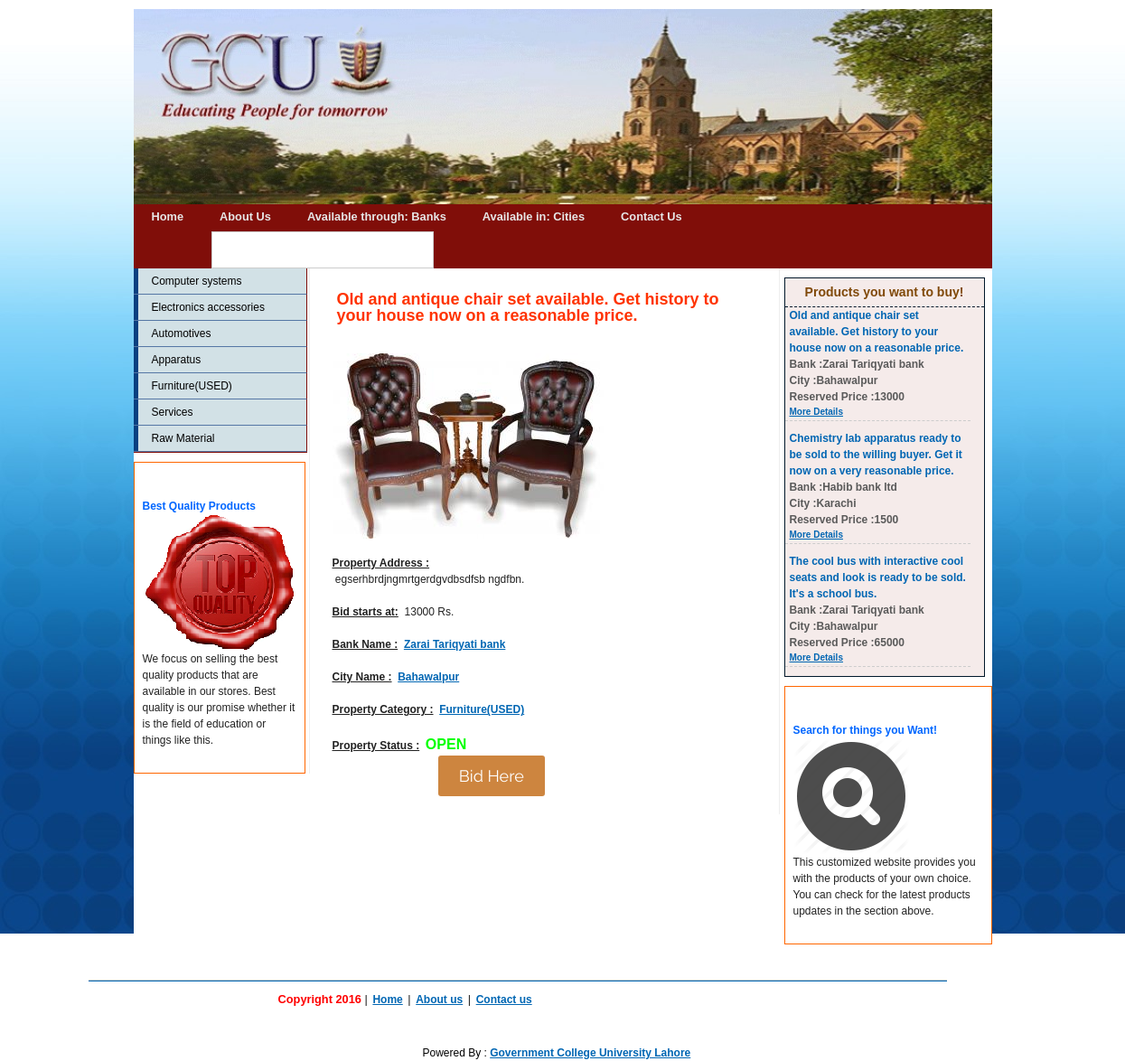
The page /auctions.php?a=27 on the database its author committed.
### tables this page shows
CREATE TABLE `tbl_categories` (
  `id` int(10) NOT NULL,
  `cname` varchar(100) NOT NULL
);

CREATE TABLE `tbl_auctions` (
  `id` int(10) NOT NULL,
  `bid` int(10) NOT NULL,
  `cid` int(10) NOT NULL,
  `cat_id` int(10) NOT NULL,
  `pdetails` tinytext NOT NULL,
  `paddress` tinytext NOT NULL,
  `res_price` int(10) NOT NULL,
  `auction_date` varchar(40) NOT NULL,
  `auc_time` varchar(20) NOT NULL,
  `p_image` varchar(255) NOT NULL,
  `p_image_thumb` varchar(250) NOT NULL,
  `status` varchar(10) NOT NULL,
  `uid` int(10) NOT NULL,
  `bdate` varchar(40) NOT NULL
);

CREATE TABLE `tbl_banks` (
  `id` int(10) NOT NULL,
  `bname` varchar(255) NOT NULL,
  `address` tinytext NOT NULL,
  `pn_no` varchar(100) NOT NULL,
  `city` int(10) NOT NULL
);

CREATE TABLE `tbl_cities` (
  `id` int(10) NOT NULL,
  `city` varchar(100) NOT NULL,
  `state` varchar(100) NOT NULL
);

### library/functions.php (called while the page is built, shortened)
<?php
require_once 'common.php';
function getPropertyCategories($count=10){
	$sql = "SELECT id, cname
	        FROM tbl_categories";
    $result = dbQuery($sql);
    $rows = array();
    while ($row = dbFetchAssoc($result)) {
		extract($row);
		$rows[] = array('id'   => $id,
						'cname' => $cname,
		                'url' => create_final_url('property type',$cname,$id,'c')
					    );
	   }
	return $rows;
}
function auctionPropertiesById($id) {
	$sql = "SELECT a.id, b.bname, b.id as bank_id ,c.id as city_id, c.city, a.pdetails, a.paddress,
			a.p_image, a.res_price, a.status, cat.cname, cat.id as cat_id
			FROM tbl_auctions a, tbl_banks b, tbl_cities c, tbl_categories cat
			WHERE a.cid = c.id AND a.bid = b.id AND a.cat_id = cat.id AND a.id = $id";
	$result = dbQuery($sql);
	$img_path= "";
	$statClass = "";
    $rows = array();
    while ($row = dbFetchAssoc($result)) {
		extract($row);
		if($p_image == "" ||  strlen($p_image) < 1) {
			$img_path= WEB_ROOT . 'images/no-image-large.png';
		}else {
			$img_path= WEB_ROOT . 'images/property/'.$p_image;
		}
		if($status == 'open') { $statClass = "green";}
		else { $statClass = "red";}
		$rows[] = array('id'   			=> $id,
						'bank_name' 	=> $bname,
						'bank_url'		=> create_final_url('bank property',$bname,$bank_id,'b'),
						'city_name' 	=> $city,
						'city_url'		=> create_final_url('city property',$city,$city_id,'p'),
						'a_pro_name' 	=> $pdetails,
						'pro_address' 	=> $paddress,
						'p_image' 		=> $img_path,
						'res_price' 	=> $res_price,
						'p_status' 		=> $status,
						'cat_name' 		=> $cname,
						'statClass' 	=> $statClass,
						'cat_url' => create_final_url('property type',$cname,$cat_id,'c')
					   );
	}
	return $rows;
}
function sliderContent($no = 10){
	$sql = "SELECT a.id, b.bname, c.city, a.pdetails, a.res_price, a.status
			FROM tbl_auctions a, tbl_banks b, tbl_cities c, tbl_categories cat
			WHERE a.cid = c.id AND a.bid = b.id AND a.cat_id = cat.id AND a.status = 'open'
			ORDER BY a.id DESC
			LIMIT 0, $no";
	$result = dbQuery($sql);
    $rows = array();
    while ($row = dbFetchAssoc($result)) {
		extract($row);
		$rows[] = array('id'   => $id,
						'bank_name' => $bname,
						'city_name' => $city,
						'pro_name' => trim($pdetails),
						'res_price' => $res_price,
						'url' => create_final_url('auction detail',substr(trim($pdetails),0,60),$id,'a')
					   );
	}
	return $rows;
}
?>

### library/database.php (called while the page is built, shortened)
<?php
function dbQuery($sql)
{
	$result = mysql_query($sql) or die(mysql_error());
	return $result;
}
function dbFetchAssoc($result)
{
	return mysql_fetch_assoc($result);
}
?>

### library/common.php (called while the page is built, shortened)
<?php
require_once 'config.php';
require_once 'database.php';
function _prepare_url_text($string){
	$match_char = '#[^-a-zA-Z0-9_ ]#';
	$string = ucwords($string);
	$string = preg_replace($match_char,'',$string);
	$string = trim($string);
	$string = preg_replace('#[-_ ]+#','-',$string);
	return $string;
}
function create_final_url($category, $article_name, $article_id, $char) {
	$category = _prepare_url_text($category);
	$article_name = _prepare_url_text($article_name);
	$final_url = WEB_ROOT . $category . '/' . $article_name . '-'.$char .$article_id . '.html';
	return $final_url;
}
?>

### auctions.php (the view, shortened to what this page needs)
<?php
require_once 'library/functions.php';
$id = (int)$_GET['a'];
$aucData = auctionPropertiesById($id);
?>
<!DOCTYPE html PUBLIC "-//W3C//DTD XHTML 1.0 Transitional//EN" "http://www.w3.org/TR/xhtml1/DTD/xhtml1-transitional.dtd">
<html xmlns="http://www.w3.org/1999/xhtml">
<head>
<link rel="stylesheet" href="<?php echo WEB_ROOT; ?>css/screen.css" type="text/css" media="screen, projection">
<link rel="stylesheet" href="<?php echo WEB_ROOT; ?>css/menu.css" type="text/css">
<link rel="stylesheet" href="<?php echo WEB_ROOT; ?>css/print.css" type="text/css" media="print">
</head>
<body id="body" ">
<div class="container">
	<div id="header" class="span-24">
		<img src="<?php echo WEB_ROOT; ?>images/logo.jpg" />
    </div>
 <?php include('menu.php');?>
  <div id="sidebar-1" class="span-5 border">
  	<?php include('left.php');?>
    </div>
  <div id="content" class="span-13 border">
<div class="span-13">
<?php
if(isset($aucData)){
extract($aucData[0]);
?>
<div id="auctionBox">
<h3 class="title"><?php echo $a_pro_name; ?></h3>
<img src="<?php echo  $p_image; ?>" class="left" title="<?php echo $a_pro_name; ?>"  alt="<?php echo $a_pro_name; ?>"/>
<br/><br/><b>Property Address :</b><br/>&nbsp;<?php echo $pro_address; ?>
<br/><br/><b>Bid starts at:</b>&nbsp;&nbsp;<?php echo $res_price; ?>&nbsp;Rs.
<br/><br/><b>Bank Name :</b>&nbsp;&nbsp;<a href="<?php echo $bank_url; ?>"><?php echo $bank_name; ?></a>
<br/><br/><b>City Name :</b>&nbsp;&nbsp;<a href="<?php echo $city_url; ?>"><?php echo $city_name; ?></a>
<br/><br/><b>Property Category :</b>&nbsp;&nbsp;<a href="<?php echo $cat_url; ?>"><?php echo $cat_name; ?></a>
<br/><br/><b>Property Status :</b>&nbsp;&nbsp;<span id="<?php echo $statClass; ?>"><?php echo  strtoupper( $p_status); ?></span>
<div class="order">
		<button class="form-download1" method="get" id="popup" onclick="div_show()">Bid Here</button>
</div>
</div>
<?php
}
?>
</div>
</div>
<div class="span-6 last">
<?php include('slider.php'); ?>
<hr/>
<?php include('footer.php'); ?>
</div>
</body>
</html>

### left.php
<?php
$rows = getPropertyCategories();
?>
<div id="navcontainer">
<ul>
<?php
for($i=0; $i<count($rows);$i++){
extract($rows[$i]);
?><li><a href="<?php echo $url; ?>" title="<?php echo $cname; ?>"><?php echo $cname; ?></a></li>
<?php } ?>
</ul>
</div>
<div id="proAdd">
<p><b>Best Quality Products</b>
<br/>
<img src="<?php echo WEB_ROOT; ?>images/res-houses.jpg" align="middle"/>We focus on selling the best quality products that are available in our stores. Best quality is our promise whether it is the field of education or things like this. <br/>
</p>
</div>

### slider.php (shortened to what this page needs)
<div id="newsticker-demo">
    <div class="title">Products you want to buy!</div>
    <div class="newsticker-jcarousellite">
		<ul>
			<?php
			$conList = sliderContent();
			for($i=0; $i<count($conList);$i++){
			extract($conList[$i]);
			?>
			<li style="overflow: hidden; float: none; width: 200px;">
				<div class="info">
					<a class="heading" href="<?php echo $url; ?>"><?php echo $pro_name; ?></a>
					<span class="cat">
					<b>Bank :</b><?php echo $bank_name; ?><br/>
					<b>City :</b><?php echo $city_name; ?><br/>
					<b>Reserved Price :</b><?php echo $res_price; ?><br/>
					<a href="<?php echo $url; ?>" class="readmore">More Details</a></span>
				</div>
			</li>
			<?php
			}
			?>
		</ul>
    </div>
</div>
<div id="proAdd">
<p><b>Search for things you Want!</b>
<br/>
<img src="<?php echo WEB_ROOT; ?>images/banglows.jpg" align="middle"/><br/>
This customized website provides you with the products of your own choice. You can check for the latest products updates in the section above. </p>
</div>
<br/><br/>
</div>

### css/screen.css (style rules this page uses)
html, body, div, span, object, iframe, h1, h2, h3, h4, h5, h6, p, blockquote, pre, a, abbr, acronym, address, code, del, dfn, em, img, q, dl, dt, dd, ol, ul, li, fieldset, form, label, legend, table, caption, tbody, tfoot, thead, tr, th, td { margin:0;padding:0;border:0;font-weight:inherit;font-style:inherit;font-size:100%;font-family:inherit;vertical-align:baseline; }
body { line-height:1.5; }
body { font-size:80%;color:#222;background:#fff;font-family: Verdana, Helvetica, sans-serif; }
h1, h2, h3, h4, h5, h6 { font-weight:normal;color:#111; }
h3 { font-size:1.5em;line-height:1;margin-bottom:1em; }
p { margin:0 0 1.5em; }
a { color:#0066B3;text-decoration:underline;font-weight:bold; }
ul, ol { margin:0 1.5em 1.5em 1.5em; }
ul { list-style-type:disc; }
.last { margin-right:0;padding-right:0; }
.container { width:950px;margin:0 auto;background-color:#FFFFFF; }
.column, div.span-1, div.span-2, div.span-3, div.span-4, div.span-5, div.span-6, div.span-7, div.span-8, div.span-9, div.span-10, div.span-11, div.span-12, div.span-13, div.span-14, div.span-15, div.span-16, div.span-17, div.span-18, div.span-19, div.span-20, div.span-21, div.span-22, div.span-23, div.span-24 { float:left;margin-right:10px; }
.last, div.last { margin-right:0; }
.span-5 { width:190px; }
.span-6 { width:230px; }
.span-13 { width:510px; }
.span-24, div.span-24 { width:950px;margin:0; }
div.border { padding-right:4px;margin-right:5px;border-right:1px solid #eee; }
hr { background:#0066B3;color:#ddd;clear:both;float:none;width:100%;height:.1em;margin:0 0 1.45em;border:none; }
.clearfix:after, .container:after { content:"\0020";display:block;height:0;clear:both;visibility:hidden;overflow:hidden; }
.clearfix, .container { display:block; }

### css/menu.css (style rules this page uses)
#header { padding:0px; }
#header img { width:100%; }
#sidebar-1 { margin-bottom:10px; }
div#navcontainer { width: 192px;padding: 0px;border-bottom: 1px solid #800e09;margin-bottom:10px; }
div#navcontainer ul { background-color: #e6d2e1;text-align: left;margin: 0; padding: 0px; }
div#navcontainer ul li { list-style-type: none; border-bottom: 1px solid #5577A5;border-right: 1px solid #800e09; }
div#navcontainer ul li a:link, div#navcontainer ul li a:visited { display: block;color: #000;padding: 5px 5px 5px 15px;text-decoration: none; background: #D2E1E6; margin: 0px;font-size:12px; font-weight:normal; border-left: 5px solid #094080; }
#newsticker-demo { width:220px; background:#f5ebea; font-family:Sans-Serif;font-size:12px; margin-top:10px;margin-bottom:10px; border:1px solid #00182a; }
#newsticker-demo .title { text-align:center; font-size:14px; font-weight:bold; padding:5px; border-bottom:1px dashed #00182a; color: #804909; }
.newsticker-jcarousellite { width:210px; }
.newsticker-jcarousellite ul li { list-style:none; display:block; margin-bottom:10px; padding-left:5px; border-bottom:#CCCCCC dashed 1px; padding-bottom:2px; }
.newsticker-jcarousellite .info { width:200px; }
.newsticker-jcarousellite a.heading { font-size:12px; text-decoration:none;font-weight:bold; }
.newsticker-jcarousellite a.readmore { font-size:10px; color:#ff6600 text-decoration:underline; }
.newsticker-jcarousellite .info span.cat { display: block; font-size:12px; color:#5a5a5a; }
#proAdd { padding:5px; border:#ff6600 solid 1px; font-size:12px; }
#proAdd p { padding:4px; }
#proAdd b { color:#0066FF; }

### css/print.css (style rules this page uses)
body { line-height:1.5;font-family:"Helvetica Neue", Arial, Helvetica, sans-serif;color:#000;background:none;font-size:10pt; }
.container { background:none; }
hr { background:#ccc;color:#ccc;width:100%;height:2px;margin:2em 0;padding:0;border:none; }
h1, h2, h3, h4, h5, h6 { font-family:"Helvetica Neue", Arial, "Lucida Grande", sans-serif; }
img { float:left;margin:1.5em 1.5em 1.5em 0; }
a:link, a:visited { background:transparent;font-weight:700;text-decoration:underline; }
a:link:after, a:visited:after { content:" (" attr(href) ") ";font-size:90%; }

### auctions.php (style rules this page uses)
.form-download1 { text-align:centre; border: 0px solid #232323; margin: auto; width: 50%; }
.order { margin: auto; width: 50%; }
p { margin-top:30px }
hr { margin:10px -50px; border:0; border-top:1px solid #ccc }
span { color:red; font-weight:700 }
button { width:10%; height:45px; border-radius:3px; background-color:#cd853f; color:#fff; font-family:'Raleway',sans-serif; font-size:18px; cursor:pointer }

### rows shown on the page
tbl_categories: cname "Computer systems"
tbl_categories: cname "Electronics accessories"
tbl_categories: cname "Automotives"
tbl_categories: cname "Apparatus"
tbl_categories: cname "Services"
tbl_categories: cname "Raw Material"
tbl_auctions: pdetails "Old and antique chair set available. Get history to your house now on a reasonable price.", paddress "egserhbrdjngmrtgerdgvdbsdfsb ngdfbn.", res_price "13000", tbl_banks.bname "Zarai Tariqyati bank", tbl_cities.city "Bahawalpur", tbl_categories.cname "Furniture(USED)", status "OPEN"
tbl_auctions: pdetails "Chemistry lab apparatus ready to be sold to the willing buyer. Get it now on a very reasonable price.", tbl_banks.bname "Habib bank ltd", tbl_cities.city "Karachi", res_price "1500"
tbl_auctions: pdetails "The cool bus with interactive cool seats and look is ready to be sold. It's a school bus.", tbl_banks.bname "Zarai Tariqyati bank", tbl_cities.city "Bahawalpur", res_price "65000"

### other values the page prints
$cname "Furniture(USED)"
$pro_name "Old and antique chair set available. Get history to your house now on a reasonable price."
$bank_name "Zarai Tariqyati bank"
$city_name "Bahawalpur"
$res_price "13000"
